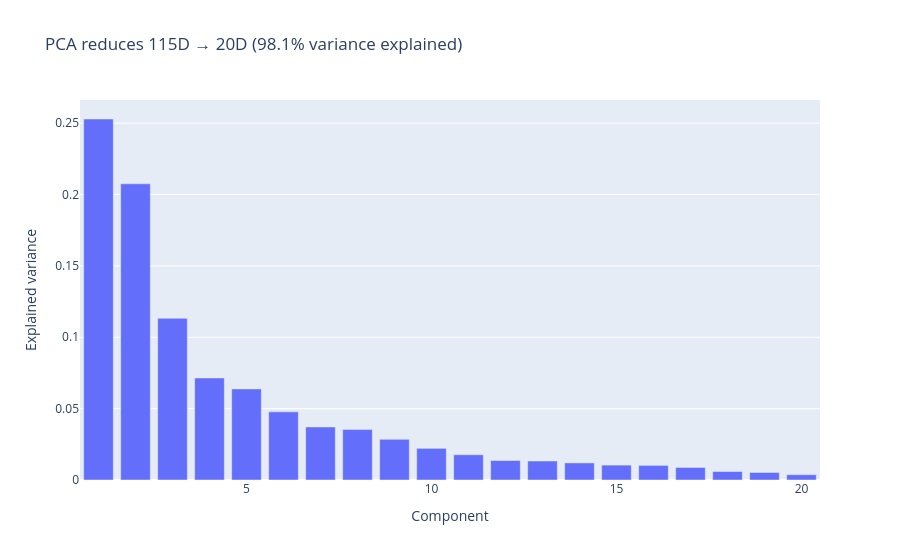

Here is the notebook cell this chart was saved with:
### Code cell
pca = kairo.compute_pca(std_features, num_components=20)
pca_plot = kairo.plot_pca_variances(pca)
pca_plot.show()
#pca

### Figure 1 — Plotly figure (JSON) as saved in the notebook; plotly's stock layout.template omitted (floating-point values rounded to 4 significant figures)
{"data": [{"hovertemplate": "Component=%{x}<br>Explained variance=%{y}<extra></extra>", "legendgroup": "", "marker": {"color": "#636efa", "pattern": {"shape": ""}}, "name": "", "orientation": "v", "showlegend": false, "textposition": "auto", "type": "bar", "x": [1, 2, 3, 4, 5, 6, 7, 8, 9, 10, 11, 12, 13, 14, 15, 16, 17, 18, 19, 20], "xaxis": "x", "y": [0.2529, 0.2075, 0.1133, 0.0715, 0.06384, 0.04774, 0.03716, 0.03546, 0.02847, 0.02218, 0.0177, 0.01366, 0.0133, 0.01197, 0.01044, 0.01024, 0.008781, 0.005935, 0.005271, 0.00371], "yaxis": "y"}], "layout": {"barmode": "relative", "legend": {"tracegroupgap": 0}, "title": {"text": "PCA reduces 115D → 20D (98.1% variance explained)"}, "xaxis": {"anchor": "y", "domain": [0, 1], "title": {"text": "Component"}}, "yaxis": {"anchor": "x", "domain": [0, 1], "title": {"text": "Explained variance"}}}}
